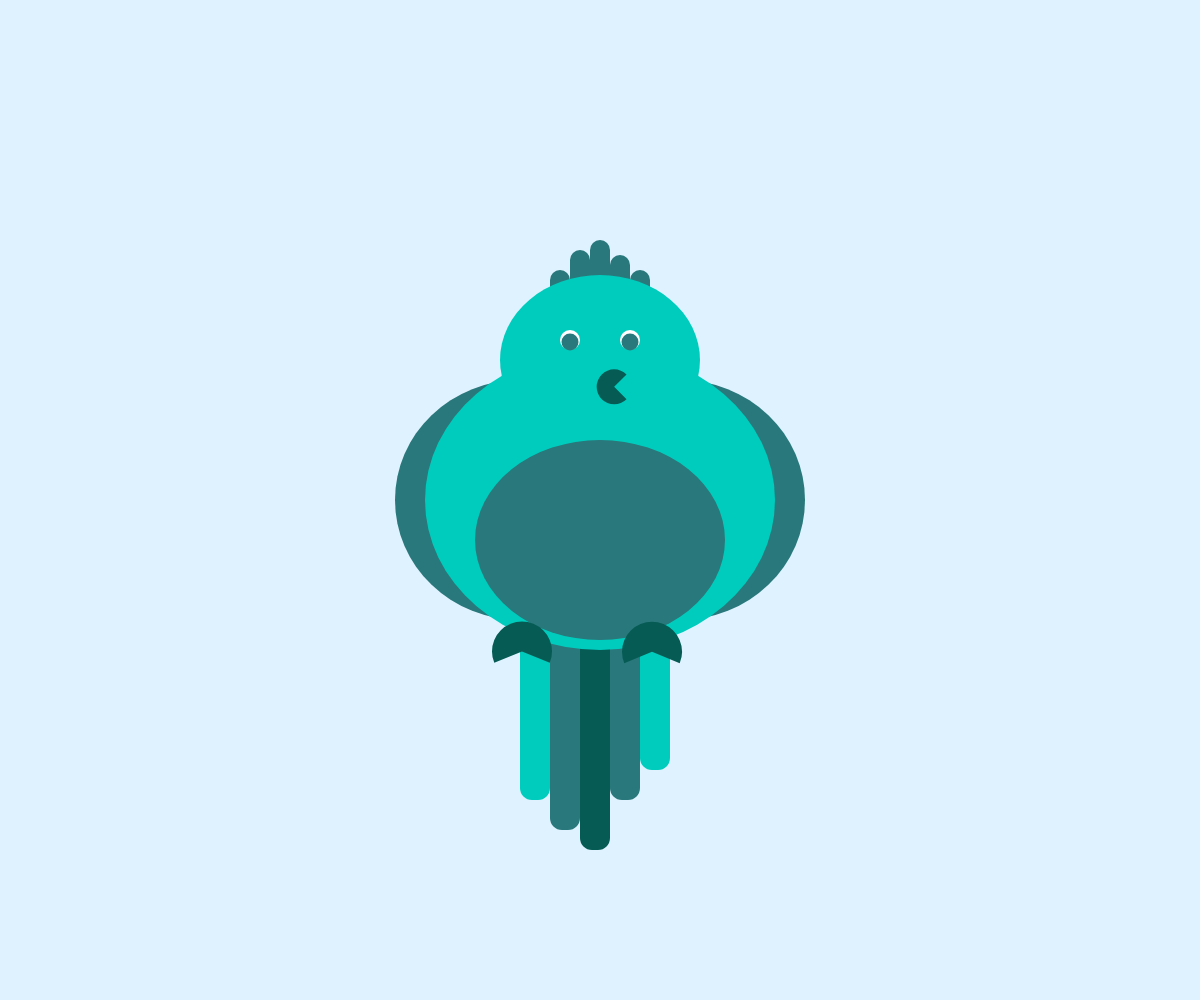
Frame 1 (no input)
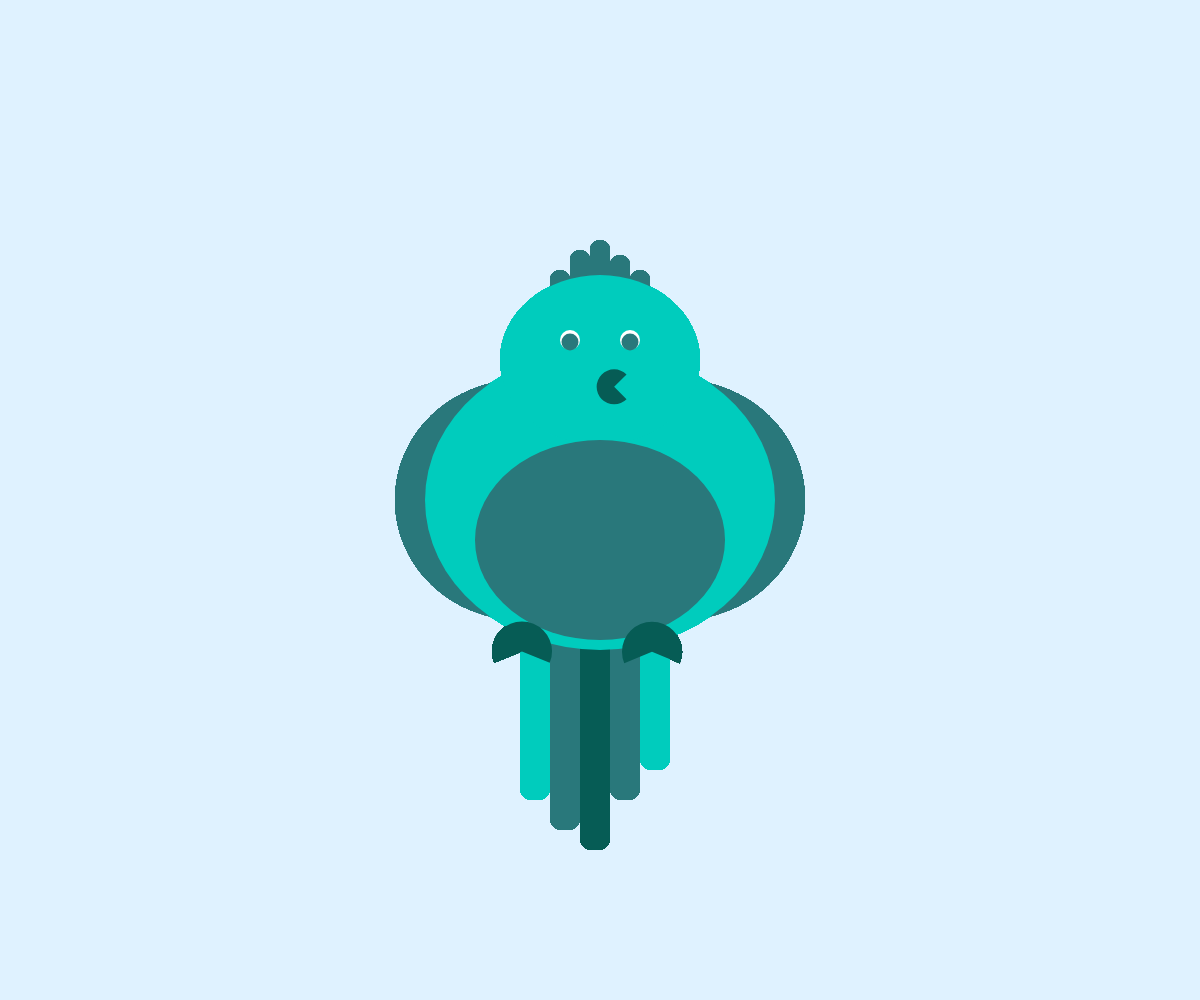
Frame 60 (no input)
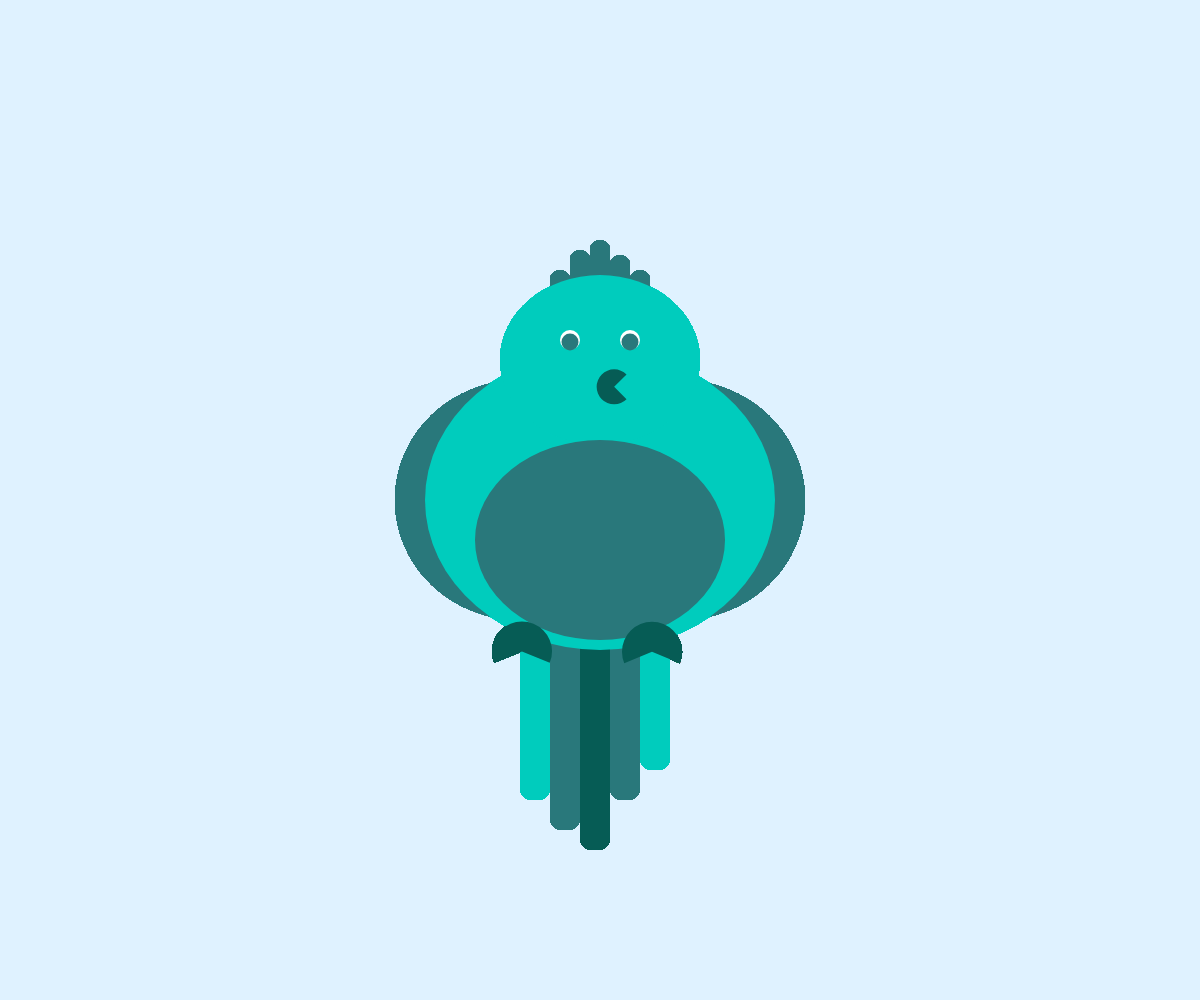
Frame 120 (the mouse pressed at the canvas centre since frame 60)

The p5.js sketch that drew these frames (run headless with seeded random() and noise() and a simulated clock; from frame 60 on, the mouse is pressed at the canvas centre):

// p5.js sketch
// ── sketch.js
function setup() {
    createCanvas(windowWidth, windowHeight);
    background(223, 242, 255);
}

function draw() {
 push()  
    noStroke();
    
    push() //crete
        fill('#29787B');
        rectMode(CORNER)
        translate(width/2, height/2);
        rect(-10, -260, 20, 70, 10);
        rect(-30, -250, 20, 60, 10);
        rect(10, -245, 20, 60, 10);
        rect(-50, -230, 20, 60, 10);
        rect(30, -230, 20, 60, 10);
    pop()
    
    push() //queue
        fill('#065C55');
        translate(width/2, height/2);
        rect(-20, 0, 30, 350,0, 0, 12, 12);
    
        fill('#29787B');
        rect(-50, 0, 30, 330,0, 0, 12, 12);
        rect(10, 0, 30, 300,0, 0, 12, 12);
    
        fill('#00CCBD');
        rect(-80, 0, 30, 300,0, 0, 12, 12);
        rect(40, 0, 30, 270,0, 0, 12, 12);
    pop()

    push()//ailes
        fill('#29787B');
        ellipse(width / 2 - 80, height / 2, 250, 240);
        ellipse(width / 2 + 80, height / 2, 250, 240);
        
    pop()
    
    push()//corps
        fill('#00CCBD');
        ellipse(width / 2, height / 2, 350, 300);
        ellipse(width / 2, height / 2 - 140, 200, 170);
    pop()

    push()//ventre
        fill('#29787B');
        ellipse(width / 2, height / 2 + 40, 250, 200);
    pop()

    push()//yeux blanc
        fill('255');
        ellipse(width / 2 - 30, height / 2 - 160, 20, 20);
        ellipse(width / 2 + 30, height / 2 - 160, 20, 20);
    pop()
    
    push()//yeux iris
        fill('#29787B');
        ellipse(width / 2 - 30, height / 2 - 158, 17, 17);
        ellipse(width / 2 + 30, height / 2 - 158, 17, 17);
    pop()
    
    push() //bouche
        fill('#065C55');
        translate(width / 2, height / 2);
        rotate(TWO_PI - QUARTER_PI);
        arc(90, -70, 35, 35, PI - HALF_PI, TWO_PI);
    pop()
    
    push() //pattes
        fill('#065C55')
        translate(width/2, height/2);
        rotate(PI-1/2*QUARTER_PI)
        arc(10, -160, 60, 60, 0,PI+QUARTER_PI, TWO_PI);
        arc(130, -110, 60, 60, 0,PI+QUARTER_PI, TWO_PI); 
    pop()
    
pop()
}
